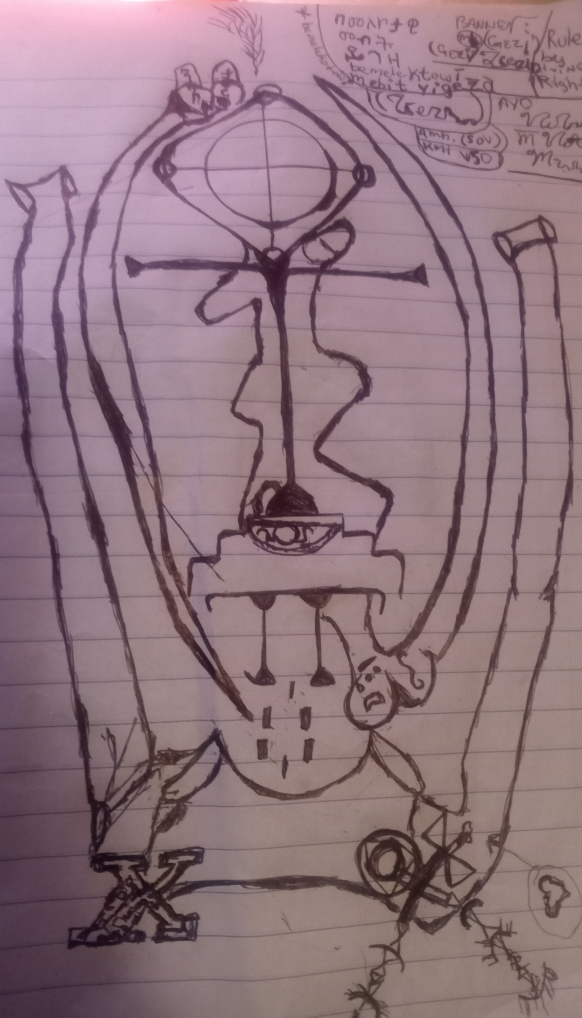
#> input picture resources/img2.jpg, 2328 x 4070 px (shown at 1/4 size)
$ python Image_read.py
#> lines starting #> are read from the running program, lines starting #| are printed output that depends on the picture
## Reading the Image

import cv2 as cv
import numpy as np

img = cv.imread("resources/img2.jpg")
#> img is the input picture: shape (4070, 2328, 3); mean B, G, R 126.4, 117.9, 143.9
gray = cv.cvtColor(img, cv.COLOR_BGR2GRAY)
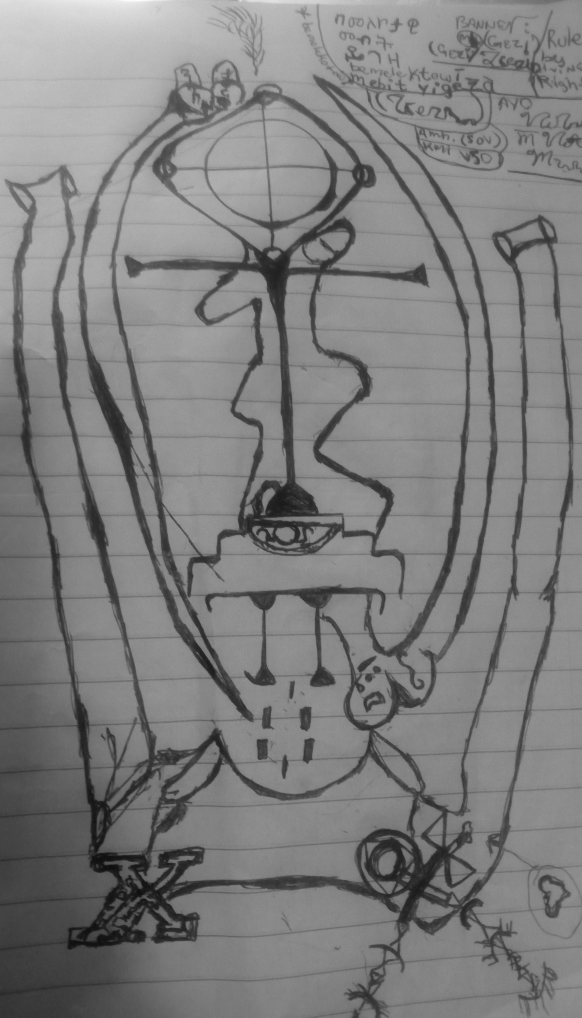
#> gray: shape (4070, 2328) (shown at 1/4 size); min 8, max 254, mean 126.7
res_img = cv.resize(img,(200,200))
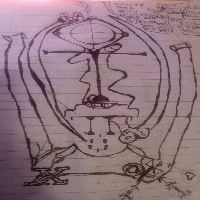
#> res_img: shape (200, 200, 3); mean B, G, R 126.2, 117.7, 143.6
gray_img = cv.resize(gray,(200,200))
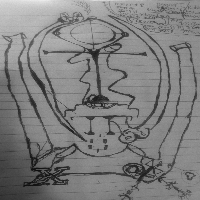
#> gray_img: shape (200, 200); min 13, max 235, mean 126.5
cv.imshow("Image",res_img)
cv.imshow("Image2",gray_img)
cv.waitKey(0)
cv.destroyAllWindows()

$ run again, with resources/img11.jpg copied over resources/img2.jpg
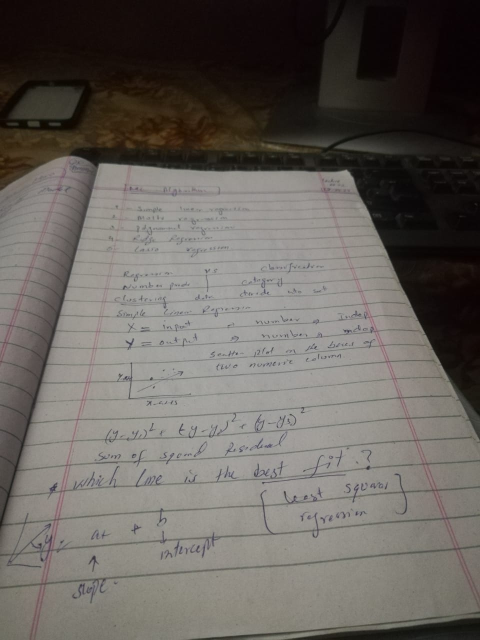
#> input picture resources/img11.jpg, 960 x 1280 px (shown at 1/2 size)
#> img is the input picture: shape (1280, 960, 3); mean B, G, R 94, 99, 103.7
#> `res_img = cv.resize(img,(200,200))`:
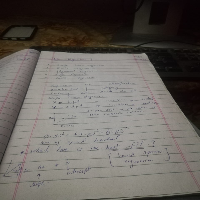
#> res_img: shape (200, 200, 3); mean B, G, R 93.9, 98.9, 103.6
#> `gray_img = cv.resize(gray,(200,200))`:
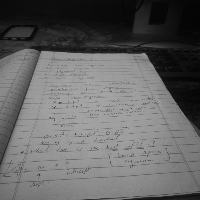
#> gray_img: shape (200, 200); min 3, max 173, mean 99.8

$ run again, with resources/asf.jpg copied over resources/img2.jpg
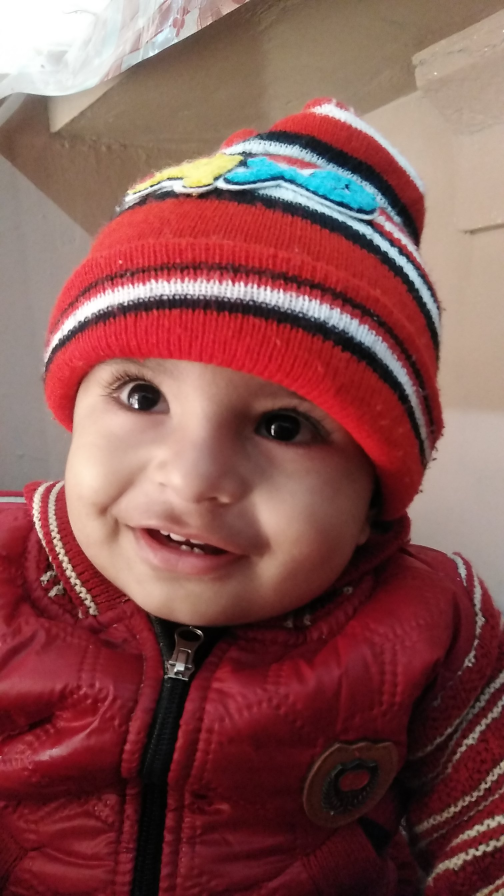
#> input picture resources/asf.jpg, 1512 x 2688 px (shown at 1/3 size)
#> img is the input picture: shape (2688, 1512, 3); mean B, G, R 80.5, 82.9, 134.6
#> `res_img = cv.resize(img,(200,200))`:
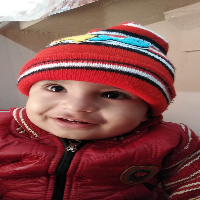
#> res_img: shape (200, 200, 3); mean B, G, R 80.4, 82.8, 134.6
#> `gray_img = cv.resize(gray,(200,200))`:
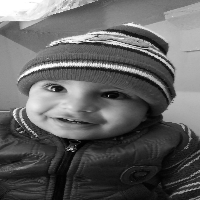
#> gray_img: shape (200, 200); min 1, max 255, mean 98

$ run again, with resources/dani.jpg copied over resources/img2.jpg
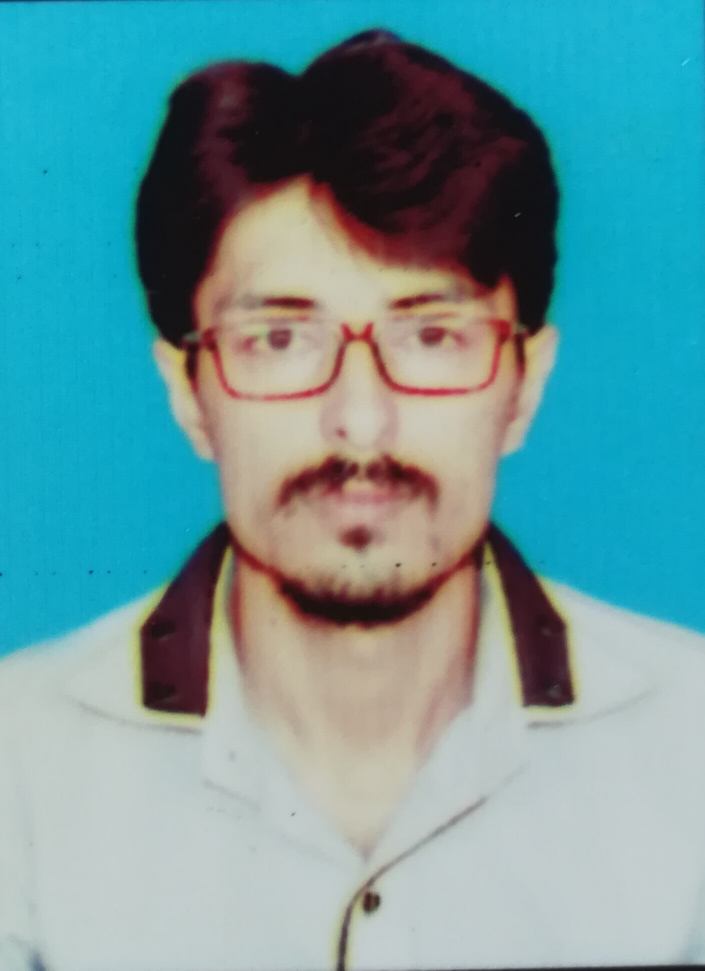
#> input picture resources/dani.jpg, 1409 x 1941 px (shown at 1/2 size)
#> img is the input picture: shape (1941, 1409, 3); mean B, G, R 157.6, 152.8, 106.2
#> `res_img = cv.resize(img,(200,200))`:
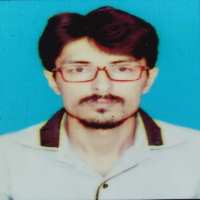
#> res_img: shape (200, 200, 3); mean B, G, R 157.5, 152.8, 106.2
#> `gray_img = cv.resize(gray,(200,200))`:
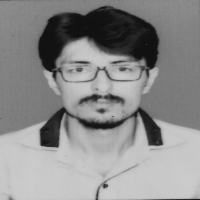
#> gray_img: shape (200, 200); min 15, max 204, mean 139.4
